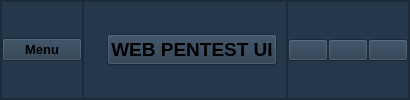
     <widget class="QFrame" name="header_frame">
      <property name="styleSheet">
       <string notr="true">background-color: rgb(37, 55, 75);</string>
      </property>
      <property name="frameShape">
       <enum>QFrame::StyledPanel</enum>
      </property>
      <property name="frameShadow">
       <enum>QFrame::Raised</enum>
      </property>
      <layout class="QHBoxLayout" name="horizontalLayout">
       <property name="spacing">
        <number>0</number>
       </property>
       <property name="leftMargin">
        <number>0</number>
       </property>
       <property name="topMargin">
        <number>0</number>
       </property>
       <property name="rightMargin">
        <number>0</number>
       </property>
       <property name="bottomMargin">
        <number>0</number>
       </property>
       <item>
        <widget class="QFrame" name="header_menu_icon_frame">
         <property name="frameShape">
          <enum>QFrame::StyledPanel</enum>
         </property>
         <property name="frameShadow">
          <enum>QFrame::Raised</enum>
         </property>
         <layout class="QHBoxLayout" name="horizontalLayout_4">
          <property name="spacing">
           <number>0</number>
          </property>
          <property name="leftMargin">
           <number>0</number>
          </property>
          <property name="topMargin">
           <number>0</number>
          </property>
          <property name="rightMargin">
           <number>0</number>
          </property>
          <property name="bottomMargin">
           <number>0</number>
          </property>
          <item alignment="Qt::AlignLeft">
           <widget class="QPushButton" name="menu_pushButton">
            <property name="font">
             <font>
              <pointsize>10</pointsize>
              <weight>75</weight>
              <bold>true</bold>
             </font>
            </property>
            <property name="text">
             <string>Menu</string>
            </property>
            <property name="icon">
             <iconset resource="feathers.qrc">
              <normaloff>:/feather/feather/align-left.svg</normaloff>:/feather/feather/align-left.svg</iconset>
            </property>
            <property name="iconSize">
             <size>
              <width>32</width>
              <height>32</height>
             </size>
            </property>
           </widget>
          </item>
         </layout>
        </widget>
       </item>
       <item alignment="Qt::AlignHCenter">
        <widget class="QFrame" name="header_head_frame">
         <property name="frameShape">
          <enum>QFrame::StyledPanel</enum>
         </property>
         <property name="frameShadow">
          <enum>QFrame::Raised</enum>
         </property>
         <layout class="QHBoxLayout" name="horizontalLayout_3">
          <item alignment="Qt::AlignRight">
           <widget class="QLabel" name="headIcon_label">
            <property name="font">
             <font>
              <pointsize>10</pointsize>
             </font>
            </property>
            <property name="text">
             <string/>
            </property>
            <property name="pixmap">
             <pixmap resource="feathers.qrc">:/feather/feather/codepen.svg</pixmap>
            </property>
           </widget>
          </item>
          <item>
           <widget class="QPushButton" name="head_pushButton">
            <property name="font">
             <font>
              <pointsize>14</pointsize>
              <weight>75</weight>
              <bold>true</bold>
             </font>
            </property>
            <property name="text">
             <string>WEB PENTEST UI</string>
            </property>
           </widget>
          </item>
         </layout>
        </widget>
       </item>
       <item alignment="Qt::AlignRight">
        <widget class="QFrame" name="header_window_frame">
         <property name="frameShape">
          <enum>QFrame::StyledPanel</enum>
         </property>
         <property name="frameShadow">
          <enum>QFrame::Raised</enum>
         </property>
         <layout class="QHBoxLayout" name="horizontalLayout_2">
          <property name="spacing">
           <number>0</number>
          </property>
          <property name="leftMargin">
           <number>0</number>
          </property>
          <property name="topMargin">
           <number>0</number>
          </property>
          <property name="rightMargin">
           <number>0</number>
          </property>
          <property name="bottomMargin">
           <number>0</number>
          </property>
          <item>
           <widget class="QPushButton" name="min_pushButton">
            <property name="text">
             <string/>
            </property>
            <property name="icon">
             <iconset resource="feathers.qrc">
              <normaloff>:/feather/feather/minimize.svg</normaloff>:/feather/feather/minimize.svg</iconset>
            </property>
           </widget>
          </item>
          <item>
           <widget class="QPushButton" name="max_pushButton">
            <property name="text">
             <string/>
            </property>
            <property name="icon">
             <iconset resource="feathers.qrc">
              <normaloff>:/feather/feather/maximize.svg</normaloff>:/feather/feather/maximize.svg</iconset>
            </property>
           </widget>
          </item>
          <item>
           <widget class="QPushButton" name="cancel_pushButton">
            <property name="text">
             <string/>
            </property>
            <property name="icon">
             <iconset resource="feathers.qrc">
              <normaloff>:/feather/feather/x.svg</normaloff>:/feather/feather/x.svg</iconset>
            </property>
           </widget>
          </item>
         </layout>
        </widget>
       </item>
      </layout>
     </widget>
